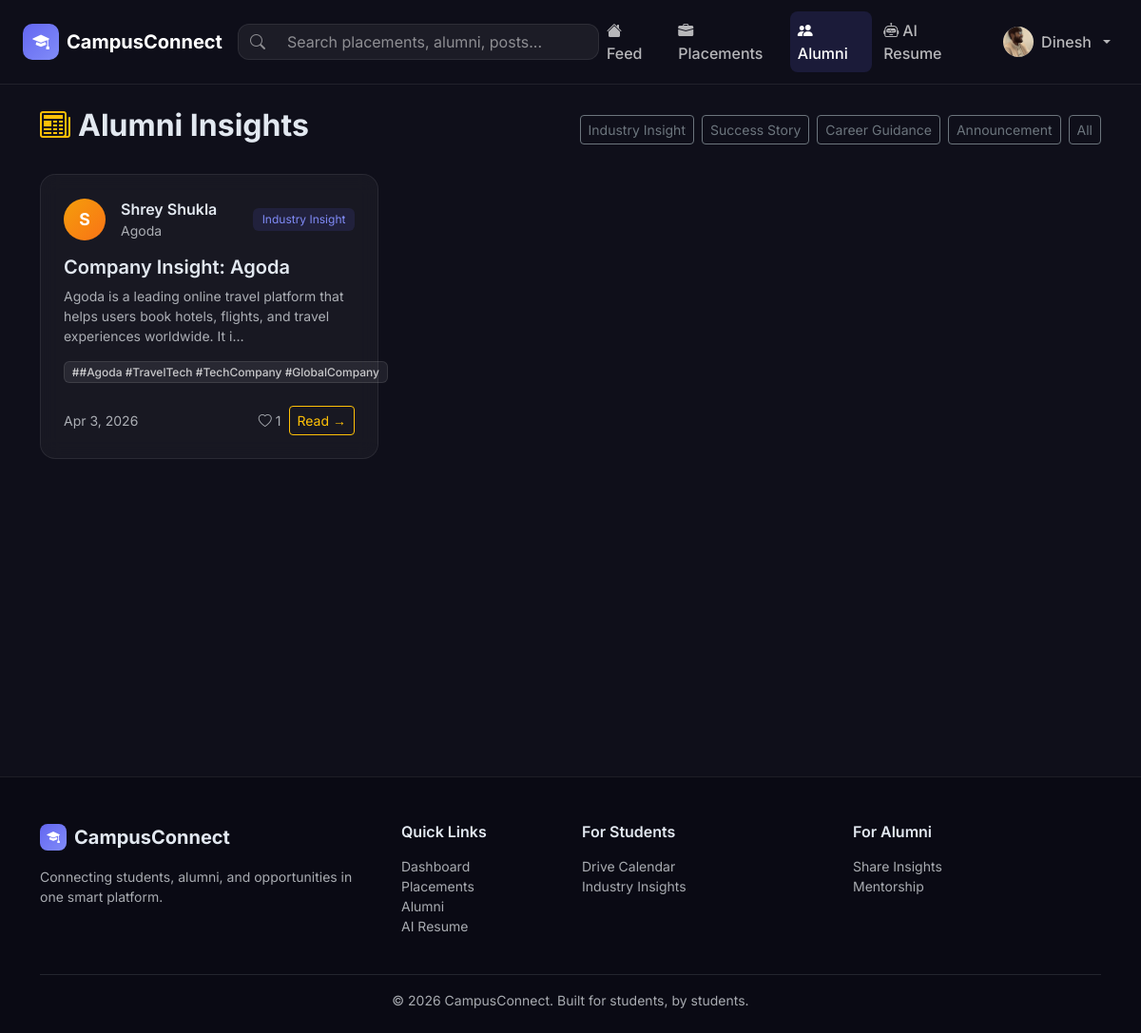
Page /alumni/posts/ (signed in) on the earlier database version.
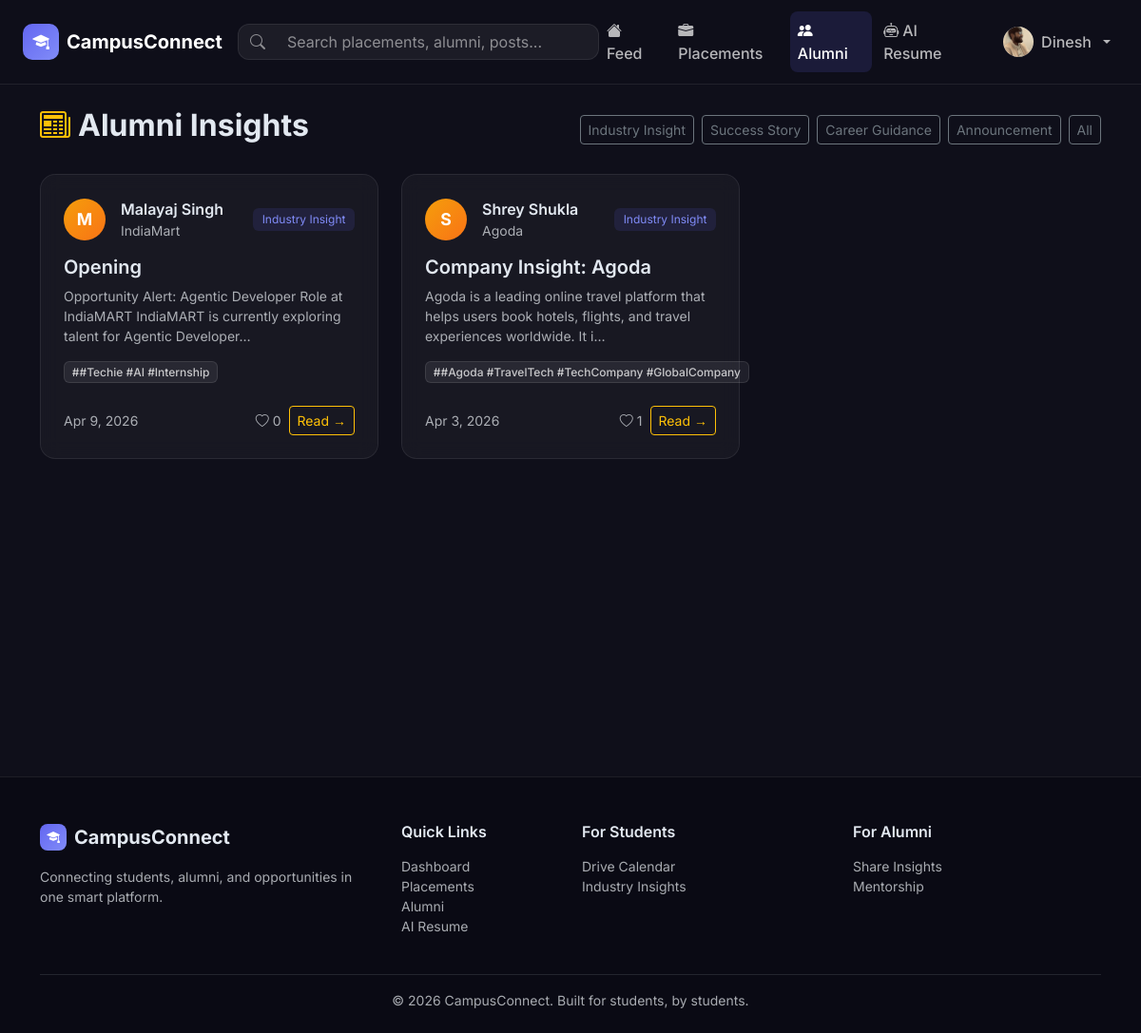
Same page on the later database version.
### alumni/models.py (models this page shows, shortened)
class AlumniPost(models.Model):
    POST_TYPE_CHOICES = [
        ('insight', 'Industry Insight'),
        ('success', 'Success Story'),
        ('guidance', 'Career Guidance'),
        ('announcement', 'Announcement'),
    ]
    title = models.CharField(max_length=300)
    content = models.TextField()
    author = models.ForeignKey(UserProfile, on_delete=models.CASCADE, related_name='alumni_posts')
    post_type = models.CharField(max_length=20, choices=POST_TYPE_CHOICES, default='insight')
    tags = models.CharField(max_length=500, blank=True, help_text='Comma-separated tags')
    created_at = models.DateTimeField(auto_now_add=True)
    updated_at = models.DateTimeField(auto_now=True)
    likes = models.ManyToManyField(UserProfile, blank=True, related_name='liked_posts')
    class Meta:
        ordering = ['-created_at']
    def get_tags_list(self):
        return [t.strip() for t in self.tags.split(',') if t.strip()]

### accounts/models.py (models this page shows, shortened)
class UserProfile(AbstractUser):
    USER_TYPE_CHOICES = [
        ('student', 'Student'),
        ('alumni', 'Alumni'),
        ('admin', 'Admin'),
    ]
    BRANCH_CHOICES = [
        ('CSE', 'Computer Science & Engineering'),
        ('ECE', 'Electronics & Communication Engineering'),
        ('EEE', 'Electrical & Electronics Engineering'),
        ('ME', 'Mechanical Engineering'),
        ('CE', 'Civil Engineering'),
        ('IT', 'Information Technology'),
        ('CHE', 'Chemical Engineering'),
        ('BT', 'Biotechnology'),
        ('OTHER', 'Other'),
    ]
    user_type = models.CharField(max_length=10, choices=USER_TYPE_CHOICES, default='student')
    profile_pic = models.ImageField(upload_to='profile_pics/', null=True, blank=True)
    bio = models.TextField(blank=True, max_length=500)
    branch = models.CharField(max_length=10, choices=BRANCH_CHOICES, blank=True)
    semester = models.IntegerField(null=True, blank=True)  # for students
    graduation_year = models.IntegerField(null=True, blank=True)  # for alumni
    current_company = models.CharField(max_length=200, blank=True)  # for alumni
    current_role = models.CharField(max_length=200, blank=True)  # for alumni
    skills = models.ManyToManyField(Skill, blank=True)
    resume = models.FileField(upload_to='resumes/', null=True, blank=True)
    github_url = models.URLField(blank=True)
    linkedin_url = models.URLField(blank=True)
    portfolio_url = models.URLField(blank=True)
    is_verified = models.BooleanField(default=False)
    profile_completed = models.BooleanField(default=False)
    college_email = models.EmailField(blank=True)
    cgpa = models.DecimalField(max_digits=4, decimal_places=2, null=True, blank=True)
    @property
    def is_alumni(self):
        return self.user_type == 'alumni'

### alumni/views.py (the view)
# urls.py: path('posts/', views.alumni_post_list, name='post_list'),
def alumni_post_list(request):
    posts = AlumniPost.objects.select_related('author').all()
    post_type = request.GET.get('type')
    if post_type:
        posts = posts.filter(post_type=post_type)
    return render(request, 'alumni/post_list.html', {'posts': posts, 'POST_TYPE_CHOICES': AlumniPost.POST_TYPE_CHOICES})

### templates/alumni/post_list.html (shortened to what this page needs)
{% extends 'base.html' %}
{% block content %}
<div class="container py-4">
  <div class="d-flex justify-content-between align-items-center mb-4">
    <h2 class="fw-bold"><i class="bi bi-newspaper me-2 text-warning"></i>Alumni Insights</h2>
    <div class="d-flex gap-2 align-items-center flex-wrap">
      {% for val, label in POST_TYPE_CHOICES %}
      <a href="?type={{ val }}" class="btn btn-sm {% if request.GET.type == val %}btn-warning text-dark{% else %}btn-outline-secondary{% endif %}">{{ label }}</a>
      {% endfor %}
      <a href="{% url 'alumni:post_list' %}" class="btn btn-sm btn-outline-secondary">All</a>
    </div>
  </div>
  <div class="row g-4">
    {% for post in posts %}
    <div class="col-md-6 col-lg-4">
      <div class="cc-card h-100">
        <div class="card-body p-4 d-flex flex-column">
          <div class="d-flex gap-3 align-items-center mb-3">
            <div class="alumni-avatar">{{ post.author.first_name|first|upper|default:"A" }}</div>
            <div>
              <div class="fw-semibold">{{ post.author.get_full_name|default:post.author.username }}</div>
              <div class="text-muted small">{{ post.author.current_company|default:"Alumni" }}</div>
            </div>
            <span class="post-type-badge-{{ post.post_type }} ms-auto">{{ post.get_post_type_display }}</span>
          </div>
          <h5 class="fw-semibold mb-2">{{ post.title }}</h5>
          <p class="text-muted small flex-grow-1">{{ post.content|truncatechars:120 }}</p>
          {% if post.get_tags_list %}
          <div class="d-flex flex-wrap gap-1 mb-3">
            {% for tag in post.get_tags_list|slice:":4" %}
            <span class="badge skill-badge">#{{ tag }}</span>
            {% endfor %}
          </div>
          {% endif %}
          <div class="d-flex justify-content-between align-items-center mt-2">
            <small class="text-muted">{{ post.created_at|date:"M j, Y" }}</small>
            <div class="d-flex gap-2 align-items-center">
              <span class="text-muted small"><i class="bi bi-heart me-1"></i>{{ post.likes.count }}</span>
              <a href="{% url 'alumni:post_detail' post.pk %}" class="btn btn-sm btn-outline-warning">Read →</a>
            </div>
          </div>
        </div>
      </div>
    </div>
    {% empty %}
    <div class="col-12 text-center py-5">
      <i class="bi bi-newspaper fs-1 text-muted d-block mb-3 opacity-25"></i>
      <h5 class="text-muted">No posts yet</h5>
    </div>
    {% endfor %}
  </div>
</div>
{% endblock %}

Differences in the rows shown:
added AlumniPost: author.first_name|first "M", author.get_full_name "Malayaj Singh", author.current_company "IndiaMart", post_type "Industry Insight", title "Opening", content "Opportunity Alert: Agentic Developer Role at IndiaMART IndiaMART is currently exploring talent for Agentic Developer…", get_tags_list "#Techie #AI #Internship", created_at "Apr 9, 2026", likes.count "0"
